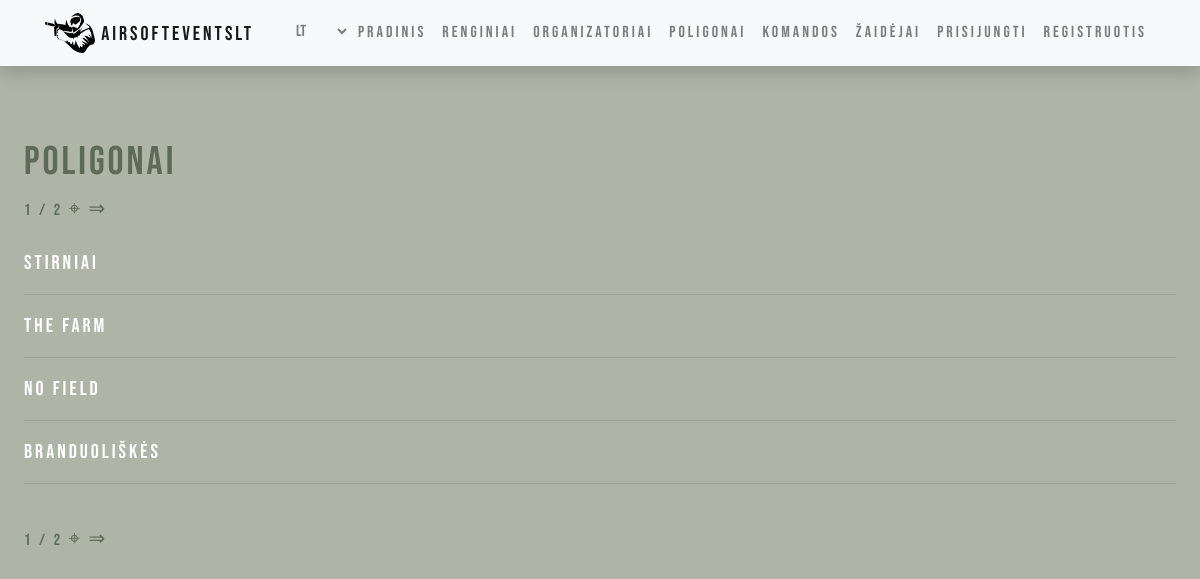
/events/fields/, run on the app's committed database.
### events/models.py (models this page shows, shortened)
class Field(models.Model):
    name = models.CharField(_('Name of the game field'),  max_length=150)
    location_long = models.FloatField(_('Location longitude'), max_length=50, null=True)
    location_lat = models.FloatField(_('Location latitude'), max_length=50, null=True)
    description = HTMLField(null=True, blank=True)
    field_map = models.ImageField(default="default_map.png", upload_to="maps/")
    created_by = models.ForeignKey("Organizer", help_text=_("Organizer"), related_name='field_organizers', on_delete=models.SET_NULL, null=True, blank=True)
    class Meta:
        verbose_name = _("Field")
        verbose_name_plural = _("Fields")

### events/views.py (the view)
# urls.py: path('fields/', views.FieldListView.as_view(), name='field_list'),
class FieldListView(generic.ListView):
    model = Field
    context_object_name = 'fields'
    template_name = 'field_list.html'
    paginate_by = 4

### events/templates/field_list.html (shortened to what this page needs)
{% extends "base.html" %}
{% load i18n %}
{% block content %}
<div class='indented main-font'>
    <h1 class='secondary-font'>{% trans "Field list" %}</h1>
    <div class="pagination secondary-font">
        <span class="step-links">
            <span class="current">
                {{ page_obj.number }} / {{ page_obj.paginator.num_pages }}
            </span>
            {% if page_obj.has_next %}
                <a class='link' href="?page={{ page_obj.next_page_number }}">&target;</a>
                <a class='link' href="?page={{ page_obj.paginator.num_pages }}"> &rArr;</a>
            {% endif %}
        </span>
    </div>
    <br>
    {% if fields %}
        <div>
            {% for field in fields %}
                <a class='link' href={{ field.id }}><div> {{ field.name }} </div></a>
                <hr>
            {% endfor %}
        </div>
    {% else %}
        <div> {% trans "No fields yet" %} </div>
    {% endif %}
    <br>
    <div class="pagination secondary-font">
        <span class="step-links">
            <span class="current">
                {{ page_obj.number }} / {{ page_obj.paginator.num_pages }}
            </span>
            {% if page_obj.has_next %}
                <a class='link' href="?page={{ page_obj.next_page_number }}">&target;</a>
                <a class='link' href="?page={{ page_obj.paginator.num_pages }}"> &rArr;</a>
            {% endif %}
        </span>
    </div>
</div>
{% endblock %}

### events/static/css/styles.css (style rules this page uses)
body { background-color: rgb(174, 180, 166); }
.indented { padding-left: 5%; padding: 2%; }
.main-font { color:white; font-family:"Bebas Neue"; letter-spacing: 3px; }
.secondary-font { color: rgb(92, 106, 86); font-family:"Bebas Neue"; letter-spacing: 3px; }
.link { text-decoration: none; color: inherit; font-size: 20px; -webkit-transition: 0.5s; }

### data on the page
Field: name "Stirniai"
Field: name "The Farm"
Field: name "No Field"
Field: name "Branduoliškės"

### other printed values
{{ page_obj.number }} "1"
{{ page_obj.paginator.num_pages }} "2"
form field language "lt"
